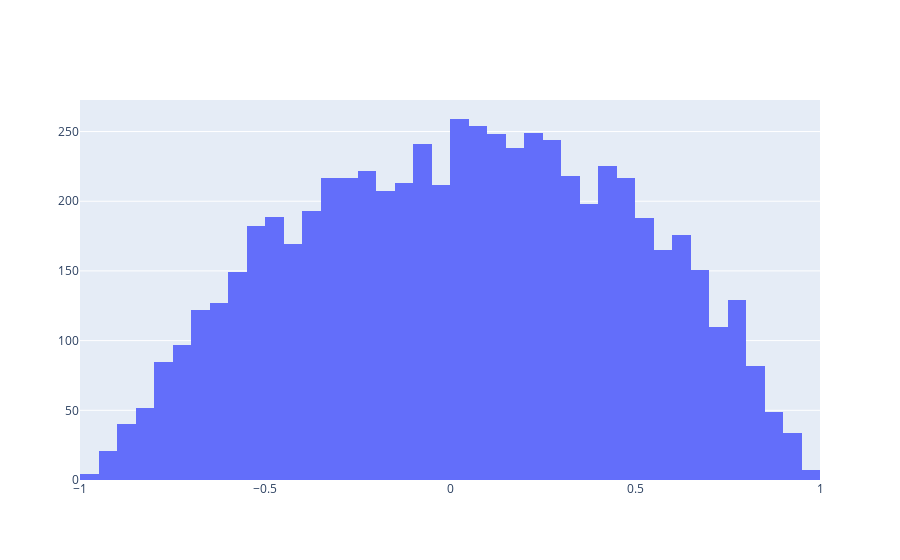

Here is the notebook cell this chart was saved with:
### Code cell
#Mini-batch
ix = torch.randint(len(X_train), (batch_size,))

emb = C[X_train[ix]]
emb = emb.view(len(X_train[ix]), -1) #len(X_train) x (block_size*2)
h = emb @ W1 + b1 #len(X_train) x hidden_size
h = torch.tanh(h) #Apply activation function

#Plot histogram of h values
h = h.detach().numpy().flatten()

fig = go.Figure(data=[go.Histogram(x=h)])
fig.show()

### Figure 1 — Plotly figure (JSON) as saved in the notebook; plotly's stock layout.template omitted (floating-point values rounded to 4 significant figures; data arrays with more than 128 entries replaced by an {"elided": "..."} marker saying what was removed)
{"data": [{"type": "histogram", "x": {"elided": "6400 float values"}}], "layout": {}}
